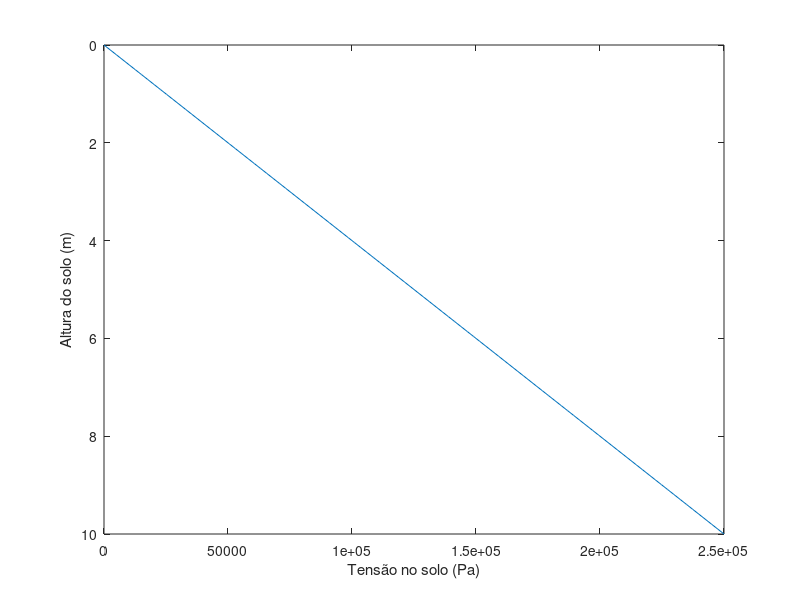

This chart was generated by the following MATLAB code:
%
% O objetivo deste script é calcular a tensão inicial no solo
%

% altura
height = 10;

% número de pontos
npoints = 100;

% peso específico do solo (kg/m3 *10 N/kg)
specific_weight = 2500*10;

% discretizando a altura do solo
soil_height = linspace(0,height,npoints);

% define se um vetor para armacenar cada valor 
initial_stress = zeros(1,npoints);
 
% calcula a tensão em cada ponto
for i = 1:npoints
    initial_stress(i) = soil_height(i)*specific_weight;
end

% plota os resultados
plot(initial_stress,soil_height)

% colocar o eixo Y em reversa para melhor interpretação
set(gca, 'YDir','reverse')

% coloca os titulos nos eixos
xlabel('Tensão no solo (Pa)')
ylabel('Altura do solo (m)')